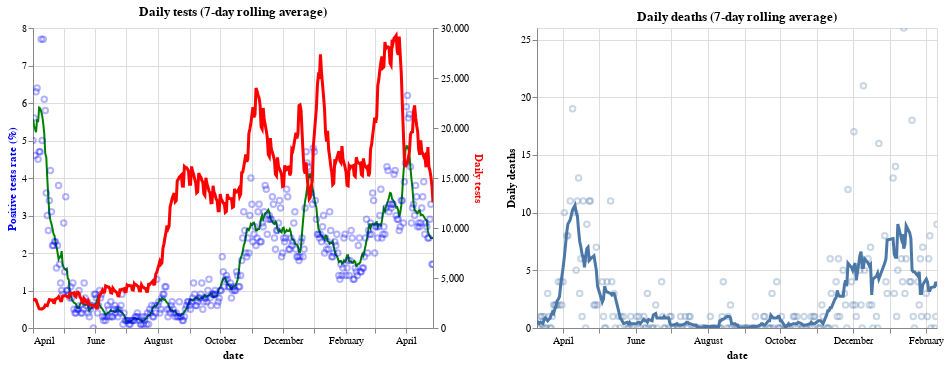

The notebook cell this image was saved under:
### Code cell
plot_daily_tests()| plot_daily_deaths()

### Figure 1 — Vega-Lite specification as saved in the notebook (floating-point values rounded to 4 significant figures; data arrays with more than 128 entries replaced by an {"elided": "..."} marker saying what was removed)
{"config": {"view": {"continuousWidth": 400, "continuousHeight": 300}}, "hconcat": [{"layer": [{"layer": [{"mark": {"type": "line", "color": "green", "size": 2, "tooltip": {"content": "encoding"}}, "encoding": {"x": {"type": "temporal", "field": "date"}, "y": {"type": "quantitative", "axis": {"title": "Positive tests rate (%)", "titleColor": "blue"}, "field": "pos_rate"}}, "selection": {"selector001": {"type": "interval", "bind": "scales", "encodings": ["x"]}, "selector002": {"type": "interval", "bind": "scales", "encodings": ["x", "y"]}}, "transform": [{"window": [{"op": "mean", "field": "pr100_pos", "as": "pos_rate"}], "frame": [-4, 3]}]}, {"mark": {"type": "point", "color": "blue", "opacity": 0.3}, "encoding": {"tooltip": [{"type": "temporal", "field": "date"}, {"type": "quantitative", "field": "pr100_pos"}, {"type": "quantitative", "field": "n_tests"}, {"type": "quantitative", "field": "n_pos"}, {"type": "quantitative", "field": "n_neg"}], "x": {"type": "temporal", "field": "date"}, "y": {"type": "quantitative", "field": "pr100_pos"}}}]}, {"mark": {"type": "line", "color": "red", "size": 3, "tooltip": {"content": "encoding"}}, "encoding": {"x": {"type": "temporal", "field": "date"}, "y": {"type": "quantitative", "axis": {"title": "Daily tests", "titleColor": "red"}, "field": "avg"}}, "title": "Daily tests (7-day rolling average)", "transform": [{"window": [{"op": "mean", "field": "n_tests", "as": "avg"}], "frame": [-4, 3]}]}], "data": {"name": "data-e7b4ee4fa42a734cc793158449ee6424"}, "resolve": {"scale": {"y": "independent"}}}, {"layer": [{"mark": {"type": "line", "size": 3, "tooltip": {"content": "encoding"}}, "encoding": {"x": {"type": "temporal", "field": "date"}, "y": {"type": "quantitative", "axis": {"title": "Daily deaths"}, "field": "avg"}}, "selection": {"selector001": {"type": "interval", "bind": "scales", "encodings": ["x"]}, "selector003": {"type": "interval", "bind": "scales", "encodings": ["x", "y"]}}, "title": "Daily deaths (7-day rolling average)", "transform": [{"window": [{"op": "mean", "field": "daily deaths", "as": "avg"}], "frame": [-4, 3]}]}, {"mark": {"type": "point", "opacity": 0.3}, "encoding": {"tooltip": [{"type": "temporal", "field": "date"}, {"type": "quantitative", "field": "daily deaths"}, {"type": "quantitative", "field": "deaths"}], "x": {"type": "temporal", "field": "date"}, "y": {"type": "quantitative", "field": "daily deaths"}}}], "data": {"name": "data-4996c3fc426fd20d03b5dc101db6cfcd"}}], "$schema": "https://vega.github.io/schema/vega-lite/v4.8.1.json", "datasets": {"data-e7b4ee4fa42a734cc793158449ee6424": {"elided": "392 records"}, "data-4996c3fc426fd20d03b5dc101db6cfcd": {"elided": "241 records"}}}
